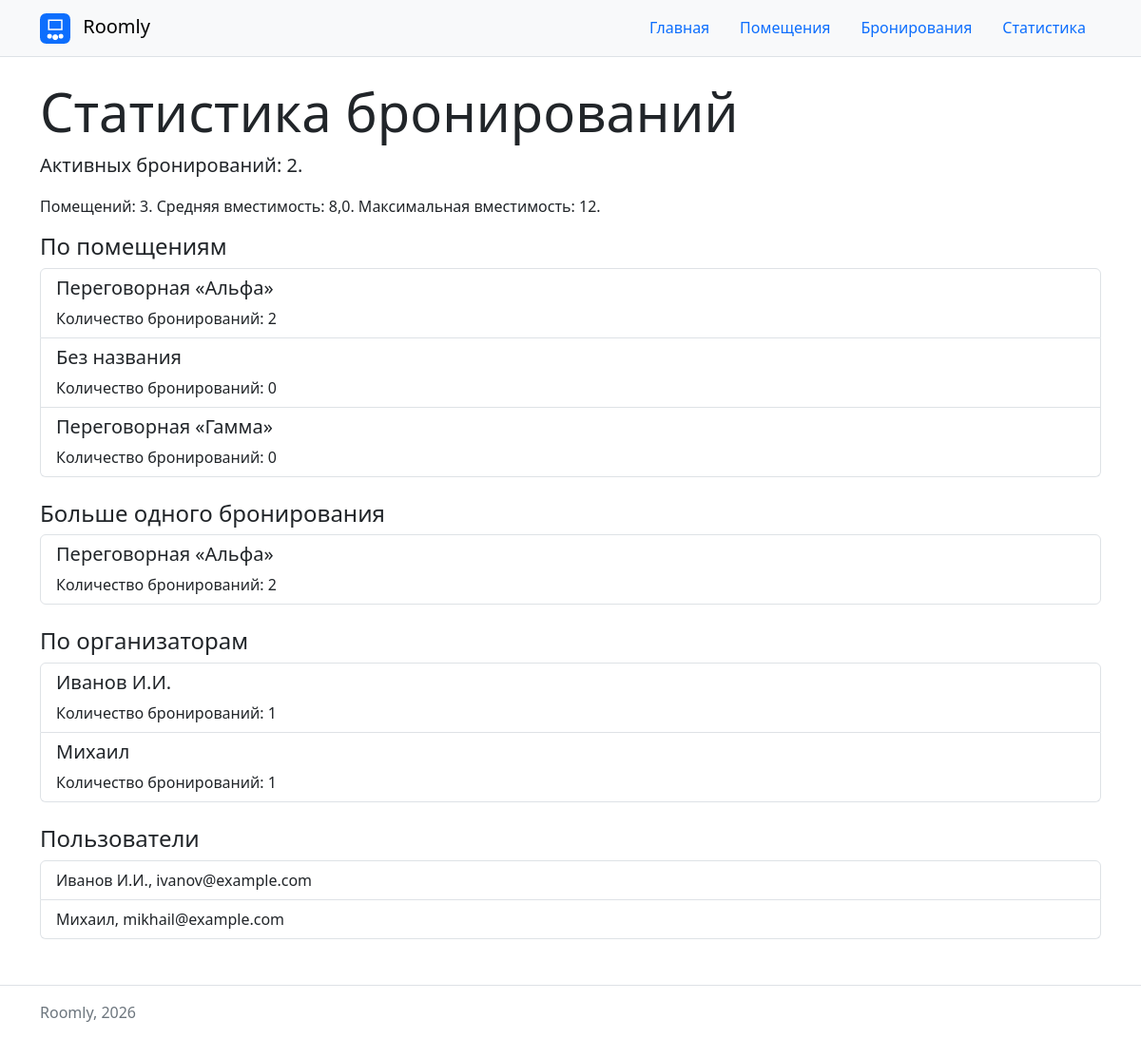
Screenshot of /bookings/statistics/ with the database file from the repository.
### bookings/views.py (the view)
# urls.py: path("statistics/", views.statistics, name="statistics"),
def statistics(request: HttpRequest) -> HttpResponse:
    with closing(get_connection()) as connection:
        bookings_count = connection.execute(
            """
            SELECT COUNT(*) AS bookings_count
            FROM bookings
            WHERE is_cancelled = 0;
            """
        ).fetchone()["bookings_count"]
        summary = connection.execute(
            """
            SELECT
                COUNT(*) AS rooms_count,
                AVG(capacity) AS average_capacity,
                MAX(capacity) AS max_capacity
            FROM rooms;
            """
        ).fetchone()
        by_room = connection.execute(
            """
            SELECT
                rooms.name AS room_name,
                COUNT(bookings.id) AS bookings_count
            FROM rooms
            LEFT JOIN bookings
                ON rooms.id = bookings.room_id
                AND bookings.is_cancelled = 0
            GROUP BY rooms.id, rooms.name
            ORDER BY bookings_count DESC;
            """
        ).fetchall()
        by_user = connection.execute(
            """
            SELECT
                users.name AS user_name,
                COUNT(bookings.id) AS bookings_count
            FROM users
            LEFT JOIN bookings
                ON users.id = bookings.user_id
                AND bookings.is_cancelled = 0
            GROUP BY users.id, users.name
            ORDER BY bookings_count DESC;
            """
        ).fetchall()
        popular = connection.execute(
            """
            SELECT
                rooms.name AS room_name,
                COUNT(bookings.id) AS bookings_count
            FROM rooms
            JOIN bookings
                ON rooms.id = bookings.room_id
            WHERE bookings.is_cancelled = 0
            GROUP BY rooms.id, rooms.name
            HAVING COUNT(bookings.id) > ?
            ORDER BY bookings_count DESC;
            """,
            (1,),
        ).fetchall()
        users = connection.execute(
            """
            SELECT
                id,
                name,
                email
            FROM users
            ORDER BY name;
            """
        ).fetchall()
    context = {
        "bookings_count": bookings_count,
        "summary": summary,
        "statistics": by_room,
        "by_user": by_user,
        "popular": popular,
        "users": users,
    }
    return render(request, "bookings/statistics.html", context)

### db/database.py (called while the page is built)
def get_connection() -> sqlite3.Connection:
    connection = sqlite3.connect(DB_PATH)
    connection.row_factory = sqlite3.Row
    connection.execute("PRAGMA foreign_keys = ON")
    return connection

### bookings/templates/bookings/statistics.html (shortened to what this page needs)
{% extends "base.html" %}
{% block content %}
<h1 class="display-4">Статистика бронирований</h1>
<p class="lead">Активных бронирований: {{ bookings_count }}.</p>
<p>
    Помещений: {{ summary.rooms_count }}.
    Средняя вместимость: {{ summary.average_capacity|floatformat:1 }}.
    Максимальная вместимость: {{ summary.max_capacity }}.
</p>
<h2 class="h4">По помещениям</h2>
<div class="list-group mb-4">
    {% for item in statistics %}
        <article class="list-group-item statistics-item">
            <h3 class="h5">{{ item.room_name|default:"Без названия" }}</h3>
            <p class="mb-0">Количество бронирований: {{ item.bookings_count }}</p>
        </article>
    {% empty %}
        <p class="lead">Данные отсутствуют.</p>
    {% endfor %}
</div>
<h2 class="h4">Больше одного бронирования</h2>
<div class="list-group mb-4">
    {% for item in popular %}
        <article class="list-group-item statistics-item">
            <h3 class="h5">{{ item.room_name|default:"Без названия" }}</h3>
            <p class="mb-0">Количество бронирований: {{ item.bookings_count }}</p>
        </article>
    {% empty %}
        <p class="lead">Таких помещений нет.</p>
    {% endfor %}
</div>
<h2 class="h4">По организаторам</h2>
<div class="list-group mb-4">
    {% for item in by_user %}
        <article class="list-group-item statistics-item">
            <h3 class="h5">{{ item.user_name }}</h3>
            <p class="mb-0">Количество бронирований: {{ item.bookings_count }}</p>
        </article>
    {% empty %}
        <p class="lead">Данные отсутствуют.</p>
    {% endfor %}
</div>
<h2 class="h4">Пользователи</h2>
<ul class="list-group">
    {% for user in users %}
        <li class="list-group-item">{{ user.name }}, {{ user.email }}</li>
    {% empty %}
        <li class="list-group-item">Пользователей нет.</li>
    {% endfor %}
</ul>
{% endblock %}

### templates/base.html (shortened to what this page needs)
{% load static %}
<!DOCTYPE html>
<html lang="ru">
<head>
    <link rel="stylesheet" href="https://cdn.jsdelivr.net/npm/bootstrap@5.3.3/dist/css/bootstrap.min.css">
    <link rel="stylesheet" href="{% static 'homepage/css/style.css' %}">
</head>
<body>
    <nav class="navbar navbar-expand-lg bg-light border-bottom mb-4">
        <div class="container">
            <a class="navbar-brand" href="{% url 'homepage:index' %}">
                <img src="{% static 'homepage/img/logo.png' %}" alt="Roomly" class="roomly-logo">
                Roomly
            </a>
            {% include "includes/navigation.html" %}
        </div>
    </nav>
    <main class="container pb-5">
        {% block content %}{% endblock %}
    </main>
    <footer class="roomly-footer border-top py-3">
        <div class="container">
            Roomly, <span id="current-year"></span>
        </div>
    </footer>
</body>
</html>

### templates/includes/navigation.html
<div class="nav">
    <a class="nav-link" href="{% url 'homepage:index' %}">Главная</a>
    <a class="nav-link" href="{% url 'rooms:list' %}">Помещения</a>
    <a class="nav-link" href="{% url 'bookings:bookings' %}">Бронирования</a>
    <a class="nav-link" href="{% url 'bookings:statistics' %}">Статистика</a>
</div>

### homepage/static/homepage/css/style.css (style rules this page uses)
.roomly-logo { width: 32px; height: 32px; margin-right: 0.5rem; vertical-align: middle; }
.roomly-footer { color: #6c757d; }

### rows the page displays
rooms: room_name "Переговорная «Альфа»", bookings_count "2"
users: user_name "Иванов И.И.", bookings_count "1", name "Иванов И.И.", email "ivanov@example.com"
users: user_name "Михаил", bookings_count "1", name "Михаил", email "mikhail@example.com"

### other values shown
{{ bookings_count }} "2"
{{ summary.rooms_count }} "3"
{{ summary.average_capacity|floatformat:1 }} "8,0"
{{ summary.max_capacity }} "12"
{{ item.room_name|default:"Без названия" }} "Переговорная «Альфа»" "Без названия" "Переговорная «Гамма»"
{{ item.bookings_count }} "2" "0" "0"
